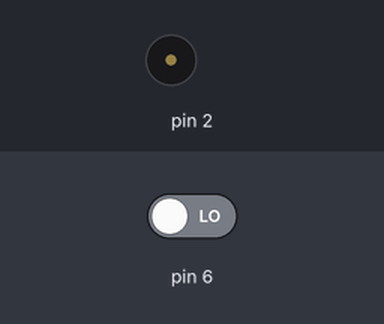
Recording of a sketch running on a simulated Arduino Uno, built with avr-gcc and run on an emulated ATmega328P. On the bench: buzzer (waves = sounding). The inputs (shaded band) are chosen by the test bench; at power-on: pin 6 LOW.

Above: at 1.2 s.
1.3 s: pin 6 driven HIGH
At 2.1 s:
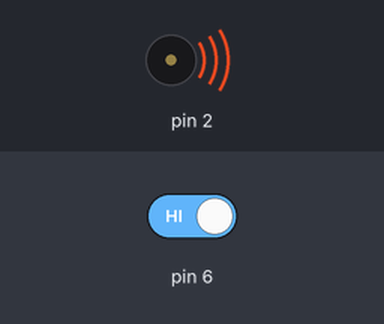
4.3 s: pin 6 driven LOW
At 5.6 s:
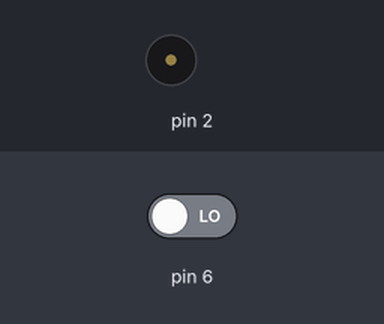
Timing chart, 0 to 7.3 s (numbered marks = the images above; inputs shaded):
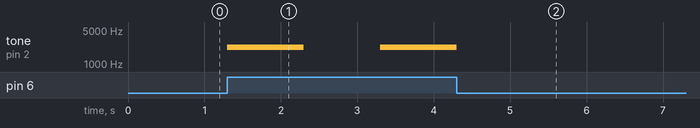

Measured:
- after the input at 1.3 s, tone on pin 2: silent → 2200 Hz at once, → silent 1.0 s later, → 2200 Hz 1.0 s later
- after the input at 4.3 s, tone on pin 2: goes on until 4.3 s, then stays silent

The sketch:

doorbell.ino
```cpp
void setup() {
pinMode(2,OUTPUT);
pinMode(6,INPUT);
// put your setup code here, to run once:
}
void loop() {
  while(digitalRead(6) == HIGH)
{
  tone(2,2200,1000);
  delay(1000);
  digitalWrite(2,LOW);
  delay(1000);}
  // put your main code here, to run repeatedly:

}
```
